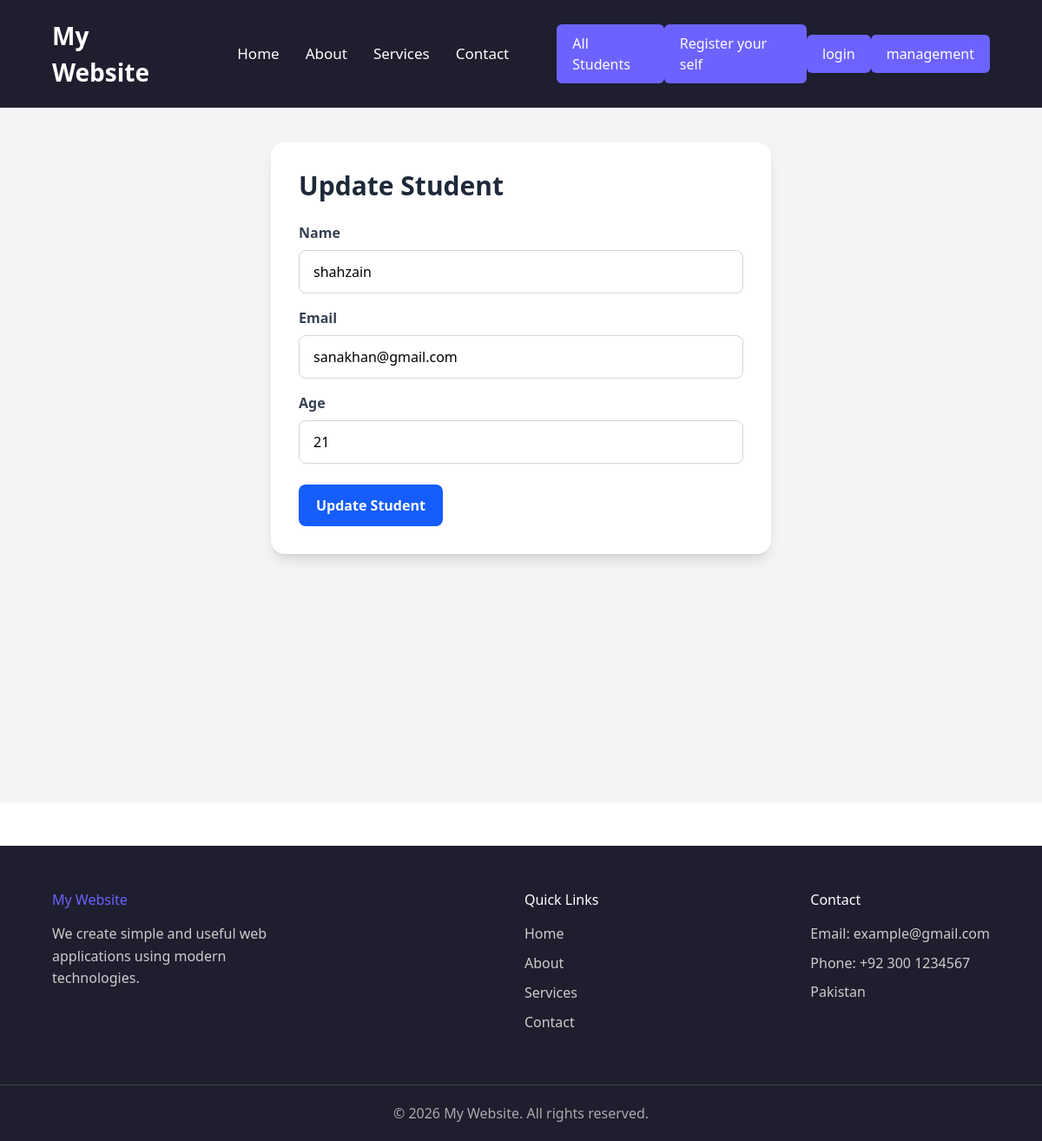
The app's page /update/2/ with its own data.
### main/models.py (models this page shows, shortened)
class Student(models.Model):
    name = models.CharField(max_length=100)
    email = models.EmailField()
    age = models.IntegerField()

### main/views.py (the view)
# urls.py: path('update/<int:id>/', views.update, name='update_student'),
def update(request, id):
    student = Student.objects.get(id=id)
    if request.method == "POST":
        student.name = request.POST["name"]
        student.email = request.POST["email"]
        student.age = request.POST["age"]
        student.save()
        return redirect("students")  #redirect() mein URL ka name dena hota hai, template ka naam nahi.
    return render(                   #path("students/", views.students, name="students")
        request,
        "update_student.html",
        {"student": student}
    )

### templates/update_student.html (shortened to what this page needs)
{% extends "base.html" %}
{% block content %}
<div class="min-h-screen bg-gray-100 px-4 py-10">
    <div class="max-w-xl mx-auto">
        <div class="bg-white rounded-2xl shadow-lg p-8">
            <h1 class="text-3xl font-bold text-gray-800 mb-6">
                Update Student
            </h1>
            <form method="POST">
                <div class="mb-4">
                    <label class="block text-gray-700 font-semibold mb-2">
                        Name
                    </label>
                    <input
                        type="text"
                        name="name"
                        value="{{ student.name }}"
                        class="w-full border border-gray-300 rounded-lg px-4 py-3"
                    >
                </div>
                <div class="mb-4">
                    <label class="block text-gray-700 font-semibold mb-2">
                        Email
                    </label>
                    <input
                        type="email"
                        name="email"
                        value="{{ student.email }}"
                        class="w-full border border-gray-300 rounded-lg px-4 py-3"
                    >
                </div>
                <div class="mb-6">
                    <label class="block text-gray-700 font-semibold mb-2">
                        Age
                    </label>
                    <input
                        type="number"
                        name="age"
                        value="{{ student.age }}"
                        class="w-full border border-gray-300 rounded-lg px-4 py-3"
                    >
                </div>
                <button
                    type="submit"
                    class="bg-blue-600 text-white px-5 py-3 rounded-lg font-semibold hover:bg-blue-700"
                >
                    Update Student
                </button>
            </form>
        </div>
    </div>
</div>
{% endblock %}

### records on screen
Student: name "shahzain", email "sanakhan@gmail.com", age "21"
